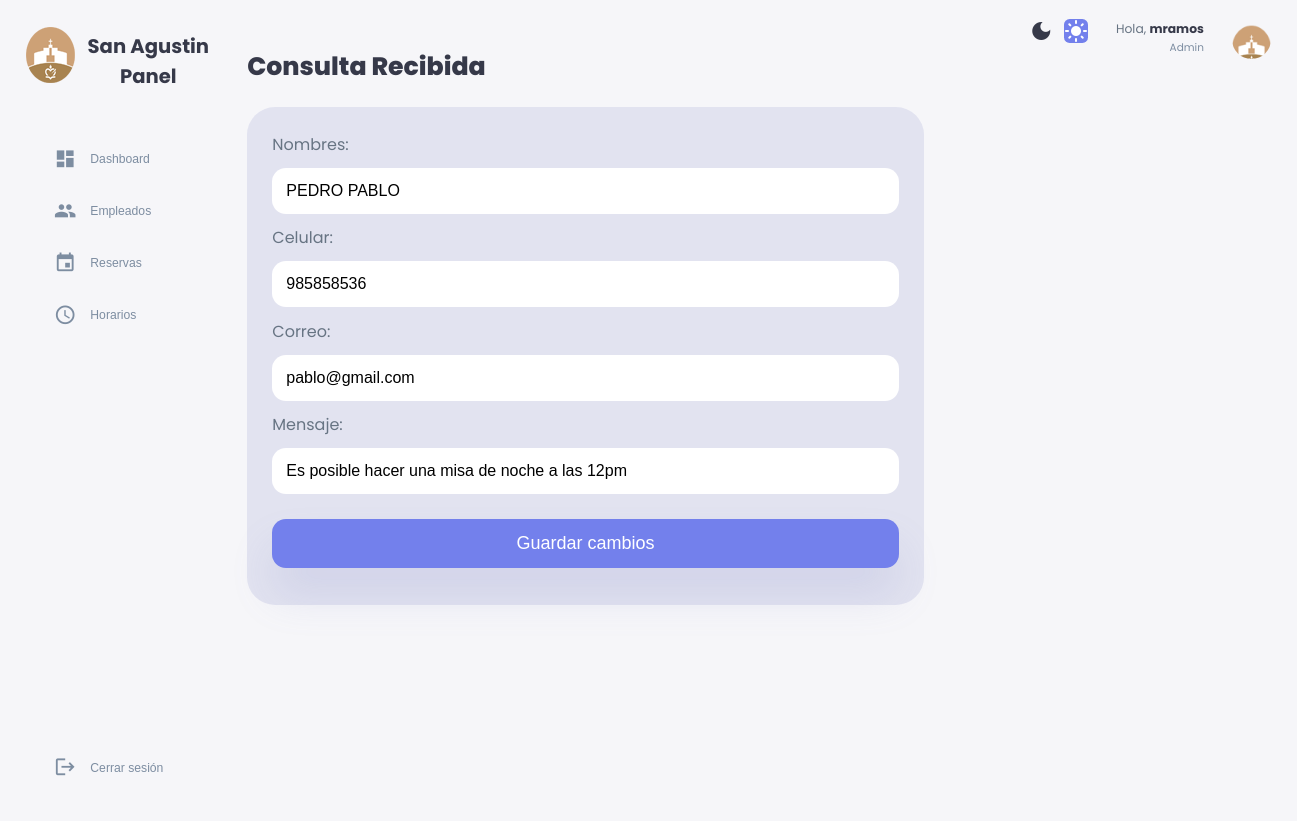
The app's page /php/consultas.php?id=2 (signed in) with its own data.
### tables this page shows
CREATE TABLE `consulta` (
  `id` int(11) NOT NULL AUTO_INCREMENT,
  `nombres_apellidos` varchar(120) DEFAULT NULL,
  `celular` varchar(25) DEFAULT NULL,
  `correo` varchar(100) DEFAULT NULL,
  `mensaje` tinytext DEFAULT NULL,
  `fecha_registro` timestamp NULL DEFAULT current_timestamp(),
  PRIMARY KEY (`id`)
);

### php/consultas.php (the view, shortened to what this page needs)
<?php
include('database.php');
$id=$_GET['id'];
$sql = "SELECT * FROM consulta WHERE id=?";
$stmt = $xcon->prepare($sql);
$stmt->bind_param("i", $id);
$stmt->execute();
$result = $stmt->get_result();
if ($result->num_rows == 1) {
    $row = $result->fetch_assoc();
    $nombres_apellidos = $row['nombres_apellidos'];
    $celular = $row['celular'];
    $correo = $row['correo'];
    $mensaje = $row['mensaje'];
}
?>
<!DOCTYPE html>
<html lang="en">
<head>
    <link rel="stylesheet" href="../css/styledashboard.css">
    <link rel="stylesheet" href="https://cdnjs.cloudflare.com/ajax/libs/font-awesome/5.15.4/css/all.min.css">
    <link rel="stylesheet" href="https://cdn.datatables.net/1.11.5/css/jquery.dataTables.min.css">
</head>
<body>
    <div class = "dashboardcontainer">
        <aside>
            <div class="top">
                <div class="logo">
                    <img src="../img/paro49x70.png" alt="">
                    <h2>San Agustin <br> <center>Panel</center></h2>
                </div>
            </div>
            <div class="tabs">
                <div class="sidebar">
                  <?php include_once("nav/menu.php");?>
                </div>
            </div>
        </aside>
        <main>
            <div id="1" class="tabs-content">
                <div class="recent-orders">
                    <h1>Consulta Recibida</h1>
                <section class="user-tab">
                    <form action="consultas-modificar.php" method="post">
                        <p>Nombres: </p>
                        <input class="text-box" type="text" name="nombres_apellidos" id="nombres_apellidos" value="<?php echo $nombres_apellidos; ?>" >
                        <p>Celular: </p>
                        <input class="text-box" type="text" name="celular" id="celular" value="<?php echo $celular; ?>" >
                        <p>Correo: </p>
                        <input class="text-box" type="text" name="correo" id="correo" value="<?php echo $correo; ?>">
                        <br>
                        <p>Mensaje: </p>
                        <input class="text-box" type="text" name="mensaje" id="mensaje" value="<?php echo $mensaje; ?>">
                        <br>
                        <input class="button" type="submit" value="Guardar cambios" name="guardar">
                    </form>
                </section>
                </div>
            </div>
        </main>
        <div class="right">
            <div class="top">
                <div class="theme-toggler">
                    <span class="material-icons">dark_mode</span>
                    <span class="material-icons active">light_mode</span>
                </div>
                <div class="profile">
                    <div class="info">
                        <p> Hola, <b><?php echo $_SESSION['txtusuario']; ?></b></p>
                        <small class="text-muted">Admin</small>
                    </div>
                    <div class="profile-photo">
                        <img src="../img/paro49x70.png">
                    </div>
                </div>
            </div>
            </div>
        </div>
</body>
</html>

### css/styledashboard.css (style rules this page uses)
:root { --color-primary:#7380ec; --color-danger: #ff7782; --color-success:#41f1b6; --color-warning: #ffbb55; --color-white: #fff; --color-info-dark: #7d8da1; --color-info-light: #dce1eb; --color-dark: #363949; --color-light: rgba(132, 139, 200, 0.18); --color-primary-variant: #111e88; --color-dark-variant:#677483; --color-background: #f6f6f9; --card-border-radius: 2rem; --border-radius-1: 0.4rem; --border-radius-2: 0.8rem; --border-radius-3: 1.2rem; --card-padding: 1.8rem; --padding-1: 1.2rem; --box-shadow: 0 2rem 3rem var(--color-light); }
* { margin: 0; padding: 0; outline: 0; appearance: none; border: 0; text-decoration: none; list-style: none; box-sizing: border-box; }
html { font-size: 14px; }
body { width: 100vw; height: 100vh; font-family: poppins, sans-serif; font-size: 0.88rem; background: var(--color-background); user-select: none; overflow-x: hidden; color: var(--color-dark); }
img { display: block; width: 100%; }
.dashboardcontainer { display: grid; width: 96%; margin: 0 auto; gap: 1.8rem; grid-template-columns: 14rem auto 23rem; }
h1 { font-weight: 800; font-size: 1.8rem; }
h2 { font-size: 1.4rem; }
small { font-size: 0.75rem; }
.profile-photo { width: 2.8rem; height: 2.8rem; border-radius: 50%; overflow: hidden; }
.text-muted { color: var(--color-info-dark); }
p { color: var(--color-dark-variant); }
b { color:var(--color-dark) }
aside { height: 100vh; }
aside .top { display: flex; align-items: center; justify-content: space-between; margin-top: 1.4rem; color: var(--color-dark); }
aside .logo { display: flex; gap: 0.9rem; }
aside .logo h2 { margin-top: 0.85rem; }
aside .logo img { width: 3.5rem; height: 5rem; }
aside .sidebar { display: flex; flex-direction: column; height: 86vh; position: relative; top: 3rem; }
.tabs-content { display: block; }
main { margin-top: 1.4rem; }
main .recent-orders { margin-top: 2rem; }
.right { margin-top: 1.4rem; }
.right .top { display: flex; justify-content: end; gap: 2rem; }
.right .theme-toggler { margin-top: 0.5 rem; background: var(--color-background); display: flex; justify-content: space-between; align-items: center; height: 1.6rem; width: 4.2rem; cursor: pointer; border-radius: var(--border-radius-1); }
.right .theme-toggler span.active { background: var(--color-primary); color: white; border-radius: var(--border-radius-1); }
.right .top .profile { display: flex; gap: 2rem; text-align: right; }
.user-tab { background: var(--color-light); margin-top: 1.5rem; width: 100%; border-radius: var(--card-border-radius); padding: var(--card-padding); text-align: left; box-shadow: none; transition: all 300s ease; }
.user-tab p { margin-bottom: 0.8rem; font-size: medium; }
.user-tab .text-box { margin-bottom: 0.8rem; width: 100%; border-radius: 1rem; padding: 1rem; text-align: left; box-shadow: none; transition: all 300s ease; font-size: medium; }
.user-tab .button { margin-top: 1rem; margin-bottom: 0.8rem; background-color: var(--color-primary); color: white; width: 100%; border-radius: 1rem; padding: 1rem; text-align: center; box-shadow: none; transition: all 300s ease; font-size: large; cursor: pointer; box-shadow: var(--box-shadow); }

### records on screen
consulta: nombres_apellidos "PEDRO PABLO", celular "985858536", correo "pablo@gmail.com", mensaje "Es posible hacer una misa de noche a las 12pm"

### other values on screen
$_SESSION['txtusuario'] "mramos"
